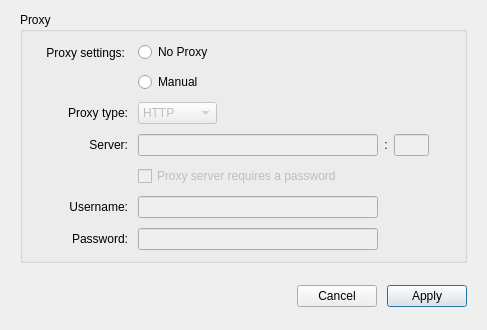
<?xml version="1.0" encoding="UTF-8"?>
<ui version="4.0">
 <class>ProxySettings</class>
 <widget class="QDialog" name="ProxySettings">
  <property name="windowModality">
   <enum>Qt::WindowModal</enum>
  </property>
  <property name="geometry">
   <rect>
    <x>0</x>
    <y>0</y>
    <width>487</width>
    <height>330</height>
   </rect>
  </property>
  <property name="sizePolicy">
   <sizepolicy hsizetype="Maximum" vsizetype="Maximum">
    <horstretch>0</horstretch>
    <verstretch>0</verstretch>
   </sizepolicy>
  </property>
  <property name="windowTitle">
   <string>Proxies</string>
  </property>
  <property name="styleSheet">
   <string notr="true">#lProxySettings2
{
	margin-top: 1px;
}</string>
  </property>
  <layout class="QVBoxLayout" name="ProxySettingsLayout">
   <property name="spacing">
    <number>20</number>
   </property>
   <property name="leftMargin">
    <number>20</number>
   </property>
   <property name="topMargin">
    <number>10</number>
   </property>
   <property name="rightMargin">
    <number>20</number>
   </property>
   <property name="bottomMargin">
    <number>20</number>
   </property>
   <item>
    <widget class="QGroupBox" name="gProxy">
     <property name="sizePolicy">
      <sizepolicy hsizetype="Preferred" vsizetype="Maximum">
       <horstretch>0</horstretch>
       <verstretch>0</verstretch>
      </sizepolicy>
     </property>
     <property name="title">
      <string>Proxy</string>
     </property>
     <property name="flat">
      <bool>false</bool>
     </property>
     <layout class="QGridLayout" name="gProxyLayout">
      <property name="sizeConstraint">
       <enum>QLayout::SetDefaultConstraint</enum>
      </property>
      <property name="leftMargin">
       <number>20</number>
      </property>
      <property name="topMargin">
       <number>10</number>
      </property>
      <property name="rightMargin">
       <number>20</number>
      </property>
      <property name="bottomMargin">
       <number>10</number>
      </property>
      <property name="spacing">
       <number>10</number>
      </property>
      <item row="8" column="0">
       <widget class="QLabel" name="lProxySettings2">
        <property name="sizePolicy">
         <sizepolicy hsizetype="Preferred" vsizetype="MinimumExpanding">
          <horstretch>0</horstretch>
          <verstretch>0</verstretch>
         </sizepolicy>
        </property>
        <property name="text">
         <string>Proxy settings:</string>
        </property>
        <property name="alignment">
         <set>Qt::AlignRight|Qt::AlignTop|Qt::AlignTrailing</set>
        </property>
        <property name="margin">
         <number>0</number>
        </property>
       </widget>
      </item>
      <item row="9" column="1">
       <widget class="QComboBox" name="cProxyType">
        <property name="enabled">
         <bool>false</bool>
        </property>
        <property name="sizePolicy">
         <sizepolicy hsizetype="Maximum" vsizetype="Fixed">
          <horstretch>0</horstretch>
          <verstretch>0</verstretch>
         </sizepolicy>
        </property>
        <item>
         <property name="text">
          <string>HTTP</string>
         </property>
        </item>
        <item>
         <property name="text">
          <string>SOCK5H</string>
         </property>
        </item>
       </widget>
      </item>
      <item row="11" column="1">
       <widget class="QCheckBox" name="cProxyRequiresPassword">
        <property name="enabled">
         <bool>false</bool>
        </property>
        <property name="text">
         <string>Proxy server requires a password</string>
        </property>
       </widget>
      </item>
      <item row="12" column="0">
       <widget class="QLabel" name="lProxyUsername">
        <property name="text">
         <string>Username:</string>
        </property>
        <property name="alignment">
         <set>Qt::AlignRight|Qt::AlignTrailing|Qt::AlignVCenter</set>
        </property>
       </widget>
      </item>
      <item row="10" column="0">
       <widget class="QLabel" name="lProxyServer">
        <property name="text">
         <string>Server:</string>
        </property>
        <property name="alignment">
         <set>Qt::AlignRight|Qt::AlignTrailing|Qt::AlignVCenter</set>
        </property>
       </widget>
      </item>
      <item row="13" column="1">
       <widget class="PasswordLineEdit" name="eProxyPassword">
        <property name="enabled">
         <bool>false</bool>
        </property>
        <property name="minimumSize">
         <size>
          <width>240</width>
          <height>0</height>
         </size>
        </property>
        <property name="maximumSize">
         <size>
          <width>240</width>
          <height>16777215</height>
         </size>
        </property>
        <property name="accessibleName">
         <string>Password:</string>
        </property>
        <property name="text">
         <string notr="true"/>
        </property>
        <property name="echoMode">
         <enum>QLineEdit::Password</enum>
        </property>
       </widget>
      </item>
      <item row="10" column="1">
       <widget class="QWidget" name="wProxyAddress" native="true">
        <property name="sizePolicy">
         <sizepolicy hsizetype="Preferred" vsizetype="Maximum">
          <horstretch>0</horstretch>
          <verstretch>0</verstretch>
         </sizepolicy>
        </property>
        <layout class="QHBoxLayout" name="wProxyAddressLayout">
         <property name="leftMargin">
          <number>0</number>
         </property>
         <property name="topMargin">
          <number>0</number>
         </property>
         <property name="rightMargin">
          <number>0</number>
         </property>
         <property name="bottomMargin">
          <number>0</number>
         </property>
         <item>
          <widget class="QLineEdit" name="eProxyServer">
           <property name="enabled">
            <bool>false</bool>
           </property>
           <property name="minimumSize">
            <size>
             <width>240</width>
             <height>0</height>
            </size>
           </property>
           <property name="maximumSize">
            <size>
             <width>240</width>
             <height>16777215</height>
            </size>
           </property>
           <property name="inputMethodHints">
            <set>Qt::ImhUrlCharactersOnly</set>
           </property>
           <property name="text">
            <string notr="true"/>
           </property>
          </widget>
         </item>
         <item>
          <widget class="QLabel" name="lProxyPortSeparator">
           <property name="text">
            <string notr="true">:</string>
           </property>
           <property name="alignment">
            <set>Qt::AlignCenter</set>
           </property>
          </widget>
         </item>
         <item>
          <widget class="QLineEdit" name="eProxyPort">
           <property name="enabled">
            <bool>false</bool>
           </property>
           <property name="sizePolicy">
            <sizepolicy hsizetype="MinimumExpanding" vsizetype="Fixed">
             <horstretch>0</horstretch>
             <verstretch>0</verstretch>
            </sizepolicy>
           </property>
           <property name="minimumSize">
            <size>
             <width>32</width>
             <height>0</height>
            </size>
           </property>
           <property name="maximumSize">
            <size>
             <width>60</width>
             <height>16777215</height>
            </size>
           </property>
           <property name="inputMethodHints">
            <set>Qt::ImhDigitsOnly</set>
           </property>
           <property name="text">
            <string notr="true"/>
           </property>
           <property name="alignment">
            <set>Qt::AlignLeading|Qt::AlignLeft|Qt::AlignVCenter</set>
           </property>
          </widget>
         </item>
         <item>
          <spacer name="horizontalSpacer_1">
           <property name="orientation">
            <enum>Qt::Horizontal</enum>
           </property>
           <property name="sizeHint" stdset="0">
            <size>
             <width>40</width>
             <height>20</height>
            </size>
           </property>
          </spacer>
         </item>
        </layout>
       </widget>
      </item>
      <item row="9" column="0">
       <widget class="QLabel" name="lProxyType">
        <property name="text">
         <string>Proxy type:</string>
        </property>
        <property name="alignment">
         <set>Qt::AlignRight|Qt::AlignTrailing|Qt::AlignVCenter</set>
        </property>
       </widget>
      </item>
      <item row="8" column="1">
       <widget class="QWidget" name="wProxyChoice" native="true">
        <property name="styleSheet">
         <string notr="true"/>
        </property>
        <layout class="QVBoxLayout" name="wProxyChoiceLayout">
         <property name="spacing">
          <number>10</number>
         </property>
         <property name="leftMargin">
          <number>0</number>
         </property>
         <property name="topMargin">
          <number>0</number>
         </property>
         <property name="rightMargin">
          <number>0</number>
         </property>
         <property name="bottomMargin">
          <number>0</number>
         </property>
         <item>
          <widget class="QRadioButton" name="rNoProxy">
           <property name="focusPolicy">
            <enum>Qt::StrongFocus</enum>
           </property>
           <property name="text">
            <string>No Proxy</string>
           </property>
          </widget>
         </item>
         <item>
          <widget class="QRadioButton" name="rProxyManual">
           <property name="focusPolicy">
            <enum>Qt::StrongFocus</enum>
           </property>
           <property name="styleSheet">
            <string notr="true"/>
           </property>
           <property name="text">
            <string>Manual</string>
           </property>
          </widget>
         </item>
        </layout>
       </widget>
      </item>
      <item row="12" column="1">
       <widget class="QLineEdit" name="eProxyUsername">
        <property name="enabled">
         <bool>false</bool>
        </property>
        <property name="minimumSize">
         <size>
          <width>240</width>
          <height>0</height>
         </size>
        </property>
        <property name="maximumSize">
         <size>
          <width>240</width>
          <height>16777215</height>
         </size>
        </property>
        <property name="accessibleName">
         <string>Username:</string>
        </property>
        <property name="text">
         <string notr="true"/>
        </property>
       </widget>
      </item>
      <item row="13" column="0">
       <widget class="QLabel" name="lProxyPassword">
        <property name="sizePolicy">
         <sizepolicy hsizetype="Preferred" vsizetype="Preferred">
          <horstretch>0</horstretch>
          <verstretch>0</verstretch>
         </sizepolicy>
        </property>
        <property name="text">
         <string>Password:</string>
        </property>
        <property name="alignment">
         <set>Qt::AlignRight|Qt::AlignTrailing|Qt::AlignVCenter</set>
        </property>
       </widget>
      </item>
     </layout>
    </widget>
   </item>
   <item>
    <widget class="QWidget" name="buttonBox" native="true">
     <property name="sizePolicy">
      <sizepolicy hsizetype="Preferred" vsizetype="Maximum">
       <horstretch>0</horstretch>
       <verstretch>0</verstretch>
      </sizepolicy>
     </property>
     <layout class="QHBoxLayout" name="buttonBoxLayout">
      <property name="spacing">
       <number>10</number>
      </property>
      <property name="leftMargin">
       <number>0</number>
      </property>
      <property name="topMargin">
       <number>0</number>
      </property>
      <property name="rightMargin">
       <number>0</number>
      </property>
      <property name="bottomMargin">
       <number>0</number>
      </property>
      <item>
       <spacer name="horizontalSpacer">
        <property name="orientation">
         <enum>Qt::Horizontal</enum>
        </property>
        <property name="sizeHint" stdset="0">
         <size>
          <width>40</width>
          <height>20</height>
         </size>
        </property>
       </spacer>
      </item>
      <item>
       <widget class="QPushButton" name="bCancel">
        <property name="text">
         <string>Cancel</string>
        </property>
       </widget>
      </item>
      <item>
       <widget class="QPushButton" name="bUpdate">
        <property name="text">
         <string>Apply</string>
        </property>
        <property name="default">
         <bool>true</bool>
        </property>
       </widget>
      </item>
     </layout>
    </widget>
   </item>
  </layout>
 </widget>
 <customwidgets>
  <customwidget>
   <class>PasswordLineEdit</class>
   <extends>QLineEdit</extends>
   <header>PasswordLineEdit.h</header>
  </customwidget>
 </customwidgets>
 <tabstops>
  <tabstop>rNoProxy</tabstop>
  <tabstop>rProxyManual</tabstop>
  <tabstop>cProxyType</tabstop>
  <tabstop>eProxyServer</tabstop>
  <tabstop>eProxyPort</tabstop>
  <tabstop>cProxyRequiresPassword</tabstop>
  <tabstop>eProxyUsername</tabstop>
  <tabstop>eProxyPassword</tabstop>
  <tabstop>bCancel</tabstop>
  <tabstop>bUpdate</tabstop>
 </tabstops>
 <resources/>
 <connections/>
</ui>
